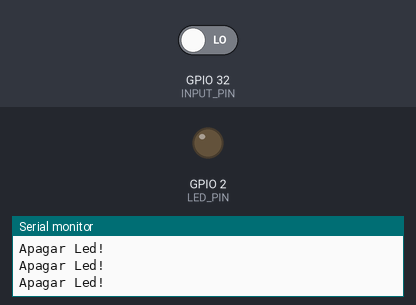
Bench run of a program on a simulated ESP32. On the bench: output pins drawn as LEDs (lit = HIGH), the last lines printed to the serial monitor. The test bench sets the inputs (shaded band); at power-on: GPIO 32 (INPUT_PIN) LOW.

Above: at 1.2 s.
1.3 s: GPIO 32 (INPUT_PIN) driven HIGH
At 1.9 s:
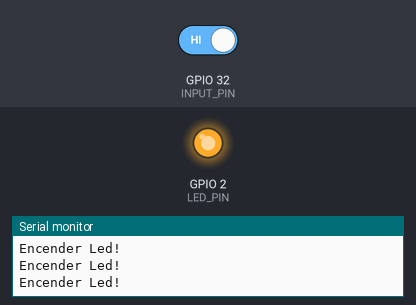
2.9 s: GPIO 32 (INPUT_PIN) driven LOW
At 4.3 s:
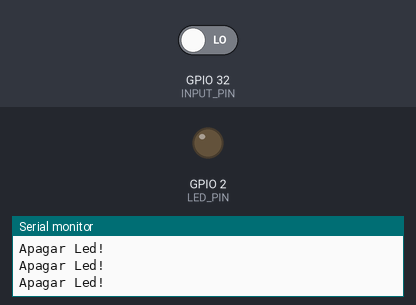
Timing chart, 0 to 5.9 s (numbered marks = the images above; inputs shaded):
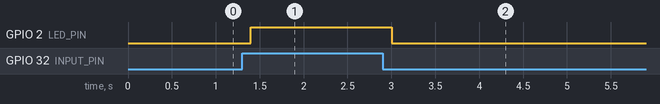

The program:

main.cpp
```cpp
#include <freertos/FreeRTOS.h>
#include <freertos/task.h>
#include <driver/gpio.h>

constexpr gpio_num_t LED_PIN = GPIO_NUM_2;
constexpr gpio_num_t INPUT_PIN = GPIO_NUM_32; // push button

// Añadamimos el mangling
extern "C" void app_main();

void app_main()
{
    // Setup
    // Config ouput pin LED
    gpio_config_t config_output;
    config_output.mode = GPIO_MODE_OUTPUT;
    config_output.pin_bit_mask = (1ULL << LED_PIN);
    config_output.intr_type = GPIO_INTR_DISABLE;
    config_output.pull_down_en = GPIO_PULLDOWN_DISABLE;
    config_output.pull_up_en = GPIO_PULLUP_DISABLE;
    gpio_config(&config_output);

    // Config input pin PULSADOR
    /*
        Esta config funciona de tal manera que cuando pulsamos le llega un 0:
            config_input.pull_down_en = GPIO_PULLDOWN_DISABLE;
            config_input.pull_up_en = GPIO_PULLUP_ENABLE;

        Esta config funciona de tal manera que cuando pulsamos le llega un 1:
            config_input.pull_down_en = GPIO_PULLDOWN_ENABLE;
            config_input.pull_up_en = GPIO_PULLUP_DISABLE;
    */
    gpio_config_t config_input;
    config_input.mode = GPIO_MODE_INPUT;
    config_input.pin_bit_mask = (1ULL << INPUT_PIN);
    config_input.intr_type = GPIO_INTR_DISABLE;
    config_input.pull_down_en = GPIO_PULLDOWN_ENABLE;
    config_input.pull_up_en = GPIO_PULLUP_DISABLE;
    gpio_config(&config_input);


    // Loop
    while(1)
    {
        int level = gpio_get_level(INPUT_PIN);
        if(level){
            printf("Encender Led!\n");
            gpio_set_level(LED_PIN, level);
        } else {
            printf("Apagar Led!\n");
            gpio_set_level(LED_PIN, level);
        }
        vTaskDelay(pdMS_TO_TICKS(200));


    }

}
```

Measured:
- after the input at 1.3 s, GPIO 2 (LED_PIN): LOW → HIGH after 0.10 s
- after the input at 2.9 s, GPIO 2 (LED_PIN): HIGH → LOW after 0.10 s
